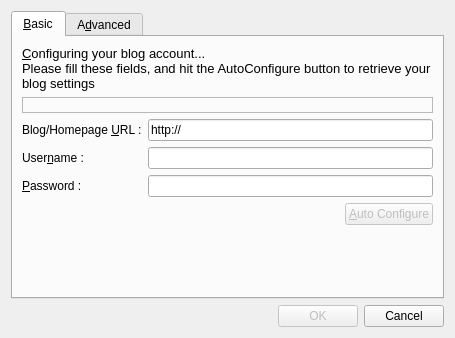
<ui version="4.0" >
 <class>AddEditBlogDialog</class>
 <widget class="QDialog" name="AddEditBlogDialog" >
  <property name="geometry" >
   <rect>
    <x>0</x>
    <y>0</y>
    <width>455</width>
    <height>338</height>
   </rect>
  </property>
  <property name="windowTitle" >
   <string/>
  </property>
  <layout class="QGridLayout" name="gridLayout" >
   <item row="0" column="0" >
    <widget class="QTabWidget" name="tabs" >
     <property name="currentIndex" >
      <number>0</number>
     </property>
     <widget class="QWidget" name="tabBasic" >
      <attribute name="title" >
       <string>&amp;Basic</string>
      </attribute>
      <layout class="QGridLayout" name="gridLayout_2" >
       <item row="0" column="0" colspan="3" >
        <widget class="QLabel" name="label_4" >
         <property name="text" >
          <string>&lt;!DOCTYPE HTML PUBLIC "-//W3C//DTD HTML 4.0//EN" "http://www.w3.org/TR/REC-html40/strict.dtd">
&lt;html>&lt;head>&lt;meta name="qrichtext" content="1" />&lt;style type="text/css">
p, li { white-space: pre-wrap; }
&lt;/style>&lt;/head>&lt;body style=" font-family:'DejaVu Sans'; font-size:10pt; font-weight:400; font-style:normal;">
&lt;table style="-qt-table-type: root; margin-top:4px; margin-bottom:4px; margin-left:4px; margin-right:4px;">
&lt;tr>
&lt;td style="border: none;">
&lt;p style=" margin-top:0px; margin-bottom:0px; margin-left:0px; margin-right:0px; -qt-block-indent:0; text-indent:0px;">&amp;amp;Configuring your blog account...&lt;/p>
&lt;p style=" margin-top:0px; margin-bottom:0px; margin-left:0px; margin-right:0px; -qt-block-indent:0; text-indent:0px;">Please fill these fields, and hit the AutoConfigure button to retrieve your blog settings&lt;/p>&lt;/td>&lt;/tr>&lt;/table>&lt;/body>&lt;/html></string>
         </property>
         <property name="scaledContents" >
          <bool>false</bool>
         </property>
         <property name="wordWrap" >
          <bool>true</bool>
         </property>
         <property name="buddy" >
          <cstring>txtUrl</cstring>
         </property>
        </widget>
       </item>
       <item row="2" column="0" >
        <widget class="QLabel" name="label" >
         <property name="text" >
          <string>Blog/Homepage &amp;URL :</string>
         </property>
         <property name="buddy" >
          <cstring>txtUrl</cstring>
         </property>
        </widget>
       </item>
       <item row="2" column="1" colspan="2" >
        <widget class="QLineEdit" name="txtUrl" >
         <property name="text" >
          <string>http://</string>
         </property>
        </widget>
       </item>
       <item row="3" column="0" >
        <widget class="QLabel" name="label_2" >
         <property name="text" >
          <string>User&amp;name :</string>
         </property>
         <property name="buddy" >
          <cstring>txtUser</cstring>
         </property>
        </widget>
       </item>
       <item row="3" column="1" colspan="2" >
        <widget class="QLineEdit" name="txtUser" />
       </item>
       <item row="4" column="0" >
        <widget class="QLabel" name="label_3" >
         <property name="text" >
          <string>&amp;Password :</string>
         </property>
         <property name="buddy" >
          <cstring>txtPass</cstring>
         </property>
        </widget>
       </item>
       <item row="4" column="1" colspan="2" >
        <widget class="QLineEdit" name="txtPass" >
         <property name="echoMode" >
          <enum>QLineEdit::Password</enum>
         </property>
        </widget>
       </item>
       <item row="5" column="2" >
        <widget class="QPushButton" name="btnAutoConf" >
         <property name="enabled" >
          <bool>false</bool>
         </property>
         <property name="text" >
          <string>&amp;Auto Configure</string>
         </property>
        </widget>
       </item>
       <item row="6" column="0" colspan="3" >
        <spacer name="verticalSpacer_2" >
         <property name="orientation" >
          <enum>Qt::Vertical</enum>
         </property>
         <property name="sizeHint" stdset="0" >
          <size>
           <width>20</width>
           <height>40</height>
          </size>
         </property>
        </spacer>
       </item>
       <item row="5" column="1" >
        <spacer name="horizontalSpacer_2" >
         <property name="orientation" >
          <enum>Qt::Horizontal</enum>
         </property>
         <property name="sizeHint" stdset="0" >
          <size>
           <width>40</width>
           <height>20</height>
          </size>
         </property>
        </spacer>
       </item>
       <item row="1" column="0" colspan="3" >
        <widget class="QLabel" name="lblTitle" >
         <property name="font" >
          <font>
           <weight>75</weight>
           <bold>true</bold>
          </font>
         </property>
         <property name="styleSheet" >
          <string notr="true" >color: rgb(40, 21, 255);</string>
         </property>
         <property name="frameShape" >
          <enum>QFrame::StyledPanel</enum>
         </property>
         <property name="text" >
          <string/>
         </property>
         <property name="alignment" >
          <set>Qt::AlignCenter</set>
         </property>
        </widget>
       </item>
      </layout>
     </widget>
     <widget class="QWidget" name="tabAdvanced" >
      <attribute name="title" >
       <string>A&amp;dvanced</string>
      </attribute>
      <layout class="QGridLayout" name="gridLayout_3" >
       <item row="0" column="0" colspan="3" >
        <widget class="QLabel" name="label_5" >
         <property name="text" >
          <string>&amp;Configuring your blog account...</string>
         </property>
         <property name="buddy" >
          <cstring>txtUrl</cstring>
         </property>
        </widget>
       </item>
       <item row="1" column="0" >
        <widget class="QLabel" name="label_6" >
         <property name="text" >
          <string>API :</string>
         </property>
        </widget>
       </item>
       <item row="1" column="1" >
        <widget class="QComboBox" name="comboAPI" >
         <item>
          <property name="text" >
           <string>Blogger 1.0 API</string>
          </property>
         </item>
         <item>
          <property name="text" >
           <string>MetaWeblog API</string>
          </property>
         </item>
         <item>
          <property name="text" >
           <string>MovableType API</string>
          </property>
         </item>
         <item>
          <property name="text" >
           <string>MT for Wordpress API</string>
          </property>
         </item>
         <item>
          <property name="text" >
           <string>GData</string>
          </property>
         </item>
        </widget>
       </item>
       <item row="1" column="2" >
        <spacer name="horizontalSpacer" >
         <property name="orientation" >
          <enum>Qt::Horizontal</enum>
         </property>
         <property name="sizeHint" stdset="0" >
          <size>
           <width>195</width>
           <height>20</height>
          </size>
         </property>
        </spacer>
       </item>
       <item row="2" column="0" >
        <widget class="QLabel" name="label_7" >
         <property name="text" >
          <string>Blog ID :</string>
         </property>
        </widget>
       </item>
       <item row="2" column="1" >
        <widget class="QLineEdit" name="txtID" />
       </item>
       <item row="2" column="2" >
        <widget class="QPushButton" name="btnFetch" >
         <property name="maximumSize" >
          <size>
           <width>100</width>
           <height>16777215</height>
          </size>
         </property>
         <property name="text" >
          <string>Fetch ID</string>
         </property>
        </widget>
       </item>
       <item row="4" column="1" >
        <spacer name="verticalSpacer" >
         <property name="orientation" >
          <enum>Qt::Vertical</enum>
         </property>
         <property name="sizeHint" stdset="0" >
          <size>
           <width>20</width>
           <height>130</height>
          </size>
         </property>
        </spacer>
       </item>
       <item row="3" column="0" >
        <widget class="QLabel" name="label_8" >
         <property name="lineWidth" >
          <number>1</number>
         </property>
         <property name="text" >
          <string>Text direction :</string>
         </property>
        </widget>
       </item>
       <item row="3" column="1" >
        <widget class="QComboBox" name="comboDir" >
         <item>
          <property name="text" >
           <string>Left to right</string>
          </property>
         </item>
         <item>
          <property name="text" >
           <string>Right to left</string>
          </property>
         </item>
        </widget>
       </item>
      </layout>
     </widget>
    </widget>
   </item>
   <item row="1" column="0" >
    <layout class="QHBoxLayout" name="horizontalLayout" >
     <item>
      <spacer name="horizontalSpacer_3" >
       <property name="orientation" >
        <enum>Qt::Horizontal</enum>
       </property>
       <property name="sizeHint" stdset="0" >
        <size>
         <width>40</width>
         <height>20</height>
        </size>
       </property>
      </spacer>
     </item>
     <item>
      <widget class="QPushButton" name="btnOk" >
       <property name="enabled" >
        <bool>false</bool>
       </property>
       <property name="text" >
        <string>OK</string>
       </property>
      </widget>
     </item>
     <item>
      <widget class="QPushButton" name="btnCancel" >
       <property name="text" >
        <string>Cancel</string>
       </property>
      </widget>
     </item>
    </layout>
   </item>
  </layout>
 </widget>
 <tabstops>
  <tabstop>txtUrl</tabstop>
  <tabstop>txtUser</tabstop>
  <tabstop>txtPass</tabstop>
  <tabstop>btnAutoConf</tabstop>
  <tabstop>btnOk</tabstop>
  <tabstop>btnCancel</tabstop>
  <tabstop>tabs</tabstop>
  <tabstop>comboAPI</tabstop>
  <tabstop>txtID</tabstop>
  <tabstop>btnFetch</tabstop>
  <tabstop>comboDir</tabstop>
 </tabstops>
 <resources/>
 <connections>
  <connection>
   <sender>txtPass</sender>
   <signal>returnPressed()</signal>
   <receiver>btnAutoConf</receiver>
   <slot>click()</slot>
   <hints>
    <hint type="sourcelabel" >
     <x>254</x>
     <y>214</y>
    </hint>
    <hint type="destinationlabel" >
     <x>328</x>
     <y>252</y>
    </hint>
   </hints>
  </connection>
  <connection>
   <sender>txtUser</sender>
   <signal>returnPressed()</signal>
   <receiver>btnAutoConf</receiver>
   <slot>click()</slot>
   <hints>
    <hint type="sourcelabel" >
     <x>316</x>
     <y>180</y>
    </hint>
    <hint type="destinationlabel" >
     <x>343</x>
     <y>238</y>
    </hint>
   </hints>
  </connection>
  <connection>
   <sender>txtUrl</sender>
   <signal>returnPressed()</signal>
   <receiver>btnAutoConf</receiver>
   <slot>click()</slot>
   <hints>
    <hint type="sourcelabel" >
     <x>310</x>
     <y>138</y>
    </hint>
    <hint type="destinationlabel" >
     <x>382</x>
     <y>252</y>
    </hint>
   </hints>
  </connection>
  <connection>
   <sender>btnOk</sender>
   <signal>clicked()</signal>
   <receiver>AddEditBlogDialog</receiver>
   <slot>accept()</slot>
   <hints>
    <hint type="sourcelabel" >
     <x>300</x>
     <y>319</y>
    </hint>
    <hint type="destinationlabel" >
     <x>217</x>
     <y>314</y>
    </hint>
   </hints>
  </connection>
  <connection>
   <sender>btnCancel</sender>
   <signal>clicked()</signal>
   <receiver>AddEditBlogDialog</receiver>
   <slot>reject()</slot>
   <hints>
    <hint type="sourcelabel" >
     <x>400</x>
     <y>313</y>
    </hint>
    <hint type="destinationlabel" >
     <x>96</x>
     <y>292</y>
    </hint>
   </hints>
  </connection>
  <connection>
   <sender>txtID</sender>
   <signal>returnPressed()</signal>
   <receiver>btnOk</receiver>
   <slot>click()</slot>
   <hints>
    <hint type="sourcelabel" >
     <x>249</x>
     <y>113</y>
    </hint>
    <hint type="destinationlabel" >
     <x>308</x>
     <y>319</y>
    </hint>
   </hints>
  </connection>
 </connections>
</ui>
